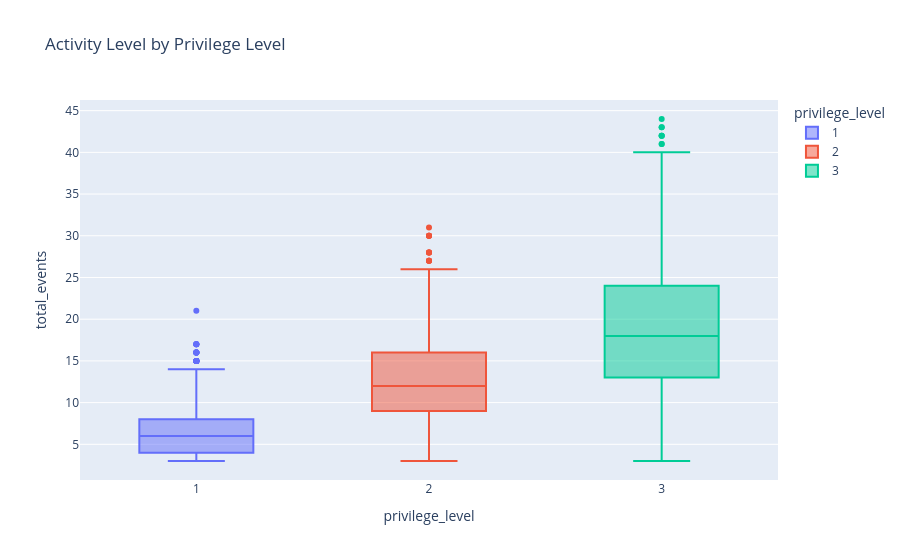

The code cell stored with this chart in its notebook:
### Code cell
fig = px.box(
    sessions_df,
    x="privilege_level",
    y="total_events",
    color="privilege_level",
    hover_data=["session_id"],
    title="Activity Level by Privilege Level"
)

fig.show()

### Figure 1 — Plotly figure (JSON) as saved in the notebook; plotly's stock layout.template omitted (floating-point values rounded to 4 significant figures; data arrays with more than 128 entries replaced by an {"elided": "..."} marker saying what was removed)
{"data": [{"alignmentgroup": "True", "customdata": {"elided": "3494x1 str values"}, "hovertemplate": "privilege_level=%{x}<br>total_events=%{y}<br>session_id=%{customdata[0]}<extra></extra>", "legendgroup": "1", "marker": {"color": "#636efa"}, "name": "1", "notched": false, "offsetgroup": "1", "orientation": "v", "showlegend": true, "type": "box", "x": {"elided": "3494 int values"}, "x0": " ", "xaxis": "x", "y": {"elided": "3494 int values"}, "y0": " ", "yaxis": "y"}, {"alignmentgroup": "True", "customdata": {"elided": "781x1 str values"}, "hovertemplate": "privilege_level=%{x}<br>total_events=%{y}<br>session_id=%{customdata[0]}<extra></extra>", "legendgroup": "2", "marker": {"color": "#EF553B"}, "name": "2", "notched": false, "offsetgroup": "2", "orientation": "v", "showlegend": true, "type": "box", "x": {"elided": "781 int values"}, "x0": " ", "xaxis": "x", "y": {"elided": "781 int values"}, "y0": " ", "yaxis": "y"}, {"alignmentgroup": "True", "customdata": {"elided": "364x1 str values"}, "hovertemplate": "privilege_level=%{x}<br>total_events=%{y}<br>session_id=%{customdata[0]}<extra></extra>", "legendgroup": "3", "marker": {"color": "#00cc96"}, "name": "3", "notched": false, "offsetgroup": "3", "orientation": "v", "showlegend": true, "type": "box", "x": {"elided": "364 int values"}, "x0": " ", "xaxis": "x", "y": {"elided": "364 int values"}, "y0": " ", "yaxis": "y"}], "layout": {"boxmode": "overlay", "legend": {"title": {"text": "privilege_level"}, "tracegroupgap": 0}, "title": {"text": "Activity Level by Privilege Level"}, "xaxis": {"anchor": "y", "categoryarray": [1, 2, 3], "categoryorder": "array", "domain": [0, 1], "title": {"text": "privilege_level"}}, "yaxis": {"anchor": "x", "domain": [0, 1], "title": {"text": "total_events"}}}}
